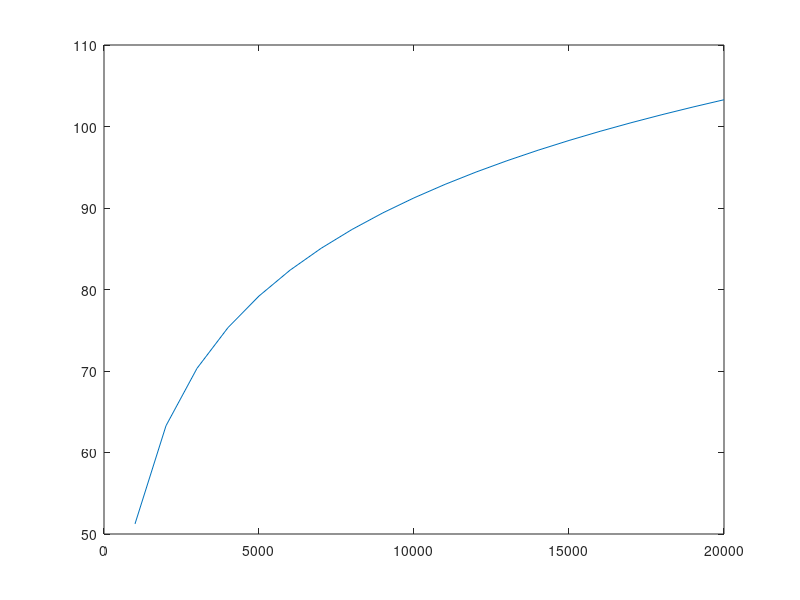

Here is the MATLAB script that generated this plot:
T = 27;
bw = 10000000;
p_bs_dbm = 33;
gt_db = 14;
gr_db = 14;
h_bs = 51.5;
h_md = 1.5;
scale = 20;

pt = 10.^((p_bs_dbm - 30) / 10); %pt: transmit power
gt = 10.^(gt_db / 10); %gt: transmit antenna gain
gr = 10.^(gr_db / 10); %gr: receive antenna gain
ht = h_bs; %ht: transmit antenna height
hr = h_md; %hr: receive antenna height
d = 1000:1000:20000; %d: reference distance, the distance between the BS and the mobile device (in meter) as the x-axis.
pl = zeros(1,scale);
pr = zeros(1,scale);
for c = 1:scale
    pl(1,c) = (ht*hr)^2 / d(1,c)^4; %pl: path loss
    %pr: receive power, the received power of the mobile device (in dB) as the y-axis 
    pr(1,c) = -10*log10(pl(1,c) * pt * gt * gr);
end
plot(d, pr);